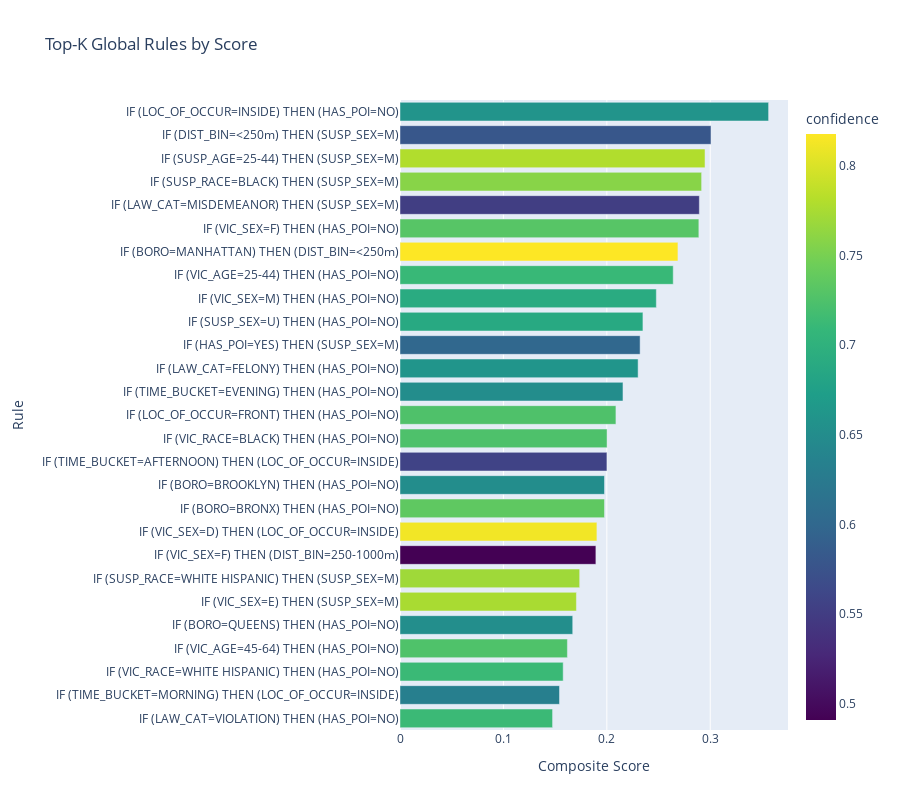

The notebook cell this image was saved under:
### Markdown cell above
### Visualize Top-K Global Rules

Display a bar chart of the top-K global rules, visualizing their composite score, confidence, and lift for quick interpretation of the most important patterns.

### Code cell
def plot_top_k_rules(ranked_rules: pd.DataFrame):
    """
    Generates and displays a bar chart for the top-K rules, showing their
    score, confidence, and lift.
    """
    if ranked_rules.empty:
        print("Cannot plot rules: DataFrame is empty.")
        return

    # Create a human-readable label for each rule
    ranked_rules['rule_label'] = ranked_rules.apply(
        lambda r: f"IF ({' & '.join(sorted(map(str, r['antecedents'])))}) THEN ({' & '.join(sorted(map(str, r['consequents'])))})",
        axis=1
    )

    fig = px.bar(
        ranked_rules.sort_values('score', ascending=True),
        x='score',
        y='rule_label',
        orientation='h',
        title='Top-K Global Rules by Score',
        labels={'score': 'Composite Score', 'rule_label': 'Association Rule'},
        hover_data=['confidence', 'lift', 'support'],
        color='confidence',
        color_continuous_scale=px.colors.sequential.Viridis,
        height=max(400, len(ranked_rules) * 30) # Dynamic height
    )
    fig.update_layout(
        yaxis={'categoryorder':'total ascending'},
        xaxis_title="Composite Score",
        yaxis_title="Rule",
        margin=dict(l=400) # Adjust left margin to prevent label cutoff
    )
    fig.show()

# Visualize the top-K rules from the global mining results
if 'ranked_rules' in GLOBAL_RESULTS and not GLOBAL_RESULTS['ranked_rules'].empty:
    plot_top_k_rules(GLOBAL_RESULTS['ranked_rules'])
else:
    print("No ranked rules available to plot.")

### Figure 1 — Plotly figure (JSON) as saved in the notebook; plotly's stock layout.template omitted (floating-point values rounded to 4 significant figures)
{"data": [{"customdata": [[0.7126, 1.114, 0.1109], [0.6317, 1.192, 0.1259], [0.7118, 1.113, 0.1222], [0.7255, 1.135, 0.124], [0.6521, 1.02, 0.1447], [0.7755, 1.429, 0.1181], [0.7703, 1.419, 0.122], [0.4909, 1.175, 0.1742], [0.8123, 1.533, 0.1298], [0.7357, 1.151, 0.1606], [0.6509, 1.018, 0.18], [0.557, 1.051, 0.1906], [0.7247, 1.133, 0.1657], [0.7252, 1.134, 0.1748], [0.65, 1.017, 0.2004], [0.6609, 1.034, 0.214], [0.5999, 1.105, 0.2163], [0.6879, 1.076, 0.2122], [0.6912, 1.081, 0.2255], [0.711, 1.112, 0.238], [0.8178, 1.634, 0.1969], [0.7302, 1.142, 0.2591], [0.5515, 1.016, 0.2871], [0.7584, 1.397, 0.2377], [0.7795, 1.436, 0.236], [0.5805, 1.069, 0.2906], [0.6594, 1.031, 0.3494]], "hovertemplate": "Composite Score=%{x}<br>Association Rule=%{y}<br>confidence=%{marker.color}<br>lift=%{customdata[1]}<br>support=%{customdata[2]}<extra></extra>", "legendgroup": "", "marker": {"color": [0.7126, 0.6317, 0.7118, 0.7255, 0.6521, 0.7755, 0.7703, 0.4909, 0.8123, 0.7357, 0.6509, 0.557, 0.7247, 0.7252, 0.65, 0.6609, 0.5999, 0.6879, 0.6912, 0.711, 0.8178, 0.7302, 0.5515, 0.7584, 0.7795, 0.5805, 0.6594], "coloraxis": "coloraxis", "pattern": {"shape": ""}}, "name": "", "orientation": "h", "showlegend": false, "textposition": "auto", "type": "bar", "x": [0.1475, 0.1542, 0.1578, 0.1619, 0.167, 0.1706, 0.1737, 0.1894, 0.1904, 0.1977, 0.1978, 0.2001, 0.2002, 0.2088, 0.2156, 0.2302, 0.2322, 0.2349, 0.2479, 0.2642, 0.2688, 0.289, 0.2895, 0.2917, 0.295, 0.3007, 0.3564], "xaxis": "x", "y": ["IF (LAW_CAT=VIOLATION) THEN (HAS_POI=NO)", "IF (TIME_BUCKET=MORNING) THEN (LOC_OF_OCCUR=INSIDE)", "IF (VIC_RACE=WHITE HISPANIC) THEN (HAS_POI=NO)", "IF (VIC_AGE=45-64) THEN (HAS_POI=NO)", "IF (BORO=QUEENS) THEN (HAS_POI=NO)", "IF (VIC_SEX=E) THEN (SUSP_SEX=M)", "IF (SUSP_RACE=WHITE HISPANIC) THEN (SUSP_SEX=M)", "IF (VIC_SEX=F) THEN (DIST_BIN=250-1000m)", "IF (VIC_SEX=D) THEN (LOC_OF_OCCUR=INSIDE)", "IF (BORO=BRONX) THEN (HAS_POI=NO)", "IF (BORO=BROOKLYN) THEN (HAS_POI=NO)", "IF (TIME_BUCKET=AFTERNOON) THEN (LOC_OF_OCCUR=INSIDE)", "IF (VIC_RACE=BLACK) THEN (HAS_POI=NO)", "IF (LOC_OF_OCCUR=FRONT) THEN (HAS_POI=NO)", "IF (TIME_BUCKET=EVENING) THEN (HAS_POI=NO)", "IF (LAW_CAT=FELONY) THEN (HAS_POI=NO)", "IF (HAS_POI=YES) THEN (SUSP_SEX=M)", "IF (SUSP_SEX=U) THEN (HAS_POI=NO)", "IF (VIC_SEX=M) THEN (HAS_POI=NO)", "IF (VIC_AGE=25-44) THEN (HAS_POI=NO)", "IF (BORO=MANHATTAN) THEN (DIST_BIN=<250m)", "IF (VIC_SEX=F) THEN (HAS_POI=NO)", "IF (LAW_CAT=MISDEMEANOR) THEN (SUSP_SEX=M)", "IF (SUSP_RACE=BLACK) THEN (SUSP_SEX=M)", "IF (SUSP_AGE=25-44) THEN (SUSP_SEX=M)", "IF (DIST_BIN=<250m) THEN (SUSP_SEX=M)", "IF (LOC_OF_OCCUR=INSIDE) THEN (HAS_POI=NO)"], "yaxis": "y"}], "layout": {"barmode": "relative", "coloraxis": {"colorbar": {"title": {"text": "confidence"}}, "colorscale": [[0, "#440154"], [0.1111, "#482878"], [0.2222, "#3e4989"], [0.3333, "#31688e"], [0.4444, "#26828e"], [0.5556, "#1f9e89"], [0.6667, "#35b779"], [0.7778, "#6ece58"], [0.8889, "#b5de2b"], [1, "#fde725"]]}, "height": 810, "legend": {"tracegroupgap": 0}, "margin": {"l": 400}, "title": {"text": "Top-K Global Rules by Score"}, "xaxis": {"anchor": "y", "domain": [0, 1], "title": {"text": "Composite Score"}}, "yaxis": {"anchor": "x", "categoryorder": "total ascending", "domain": [0, 1], "title": {"text": "Rule"}}}}
